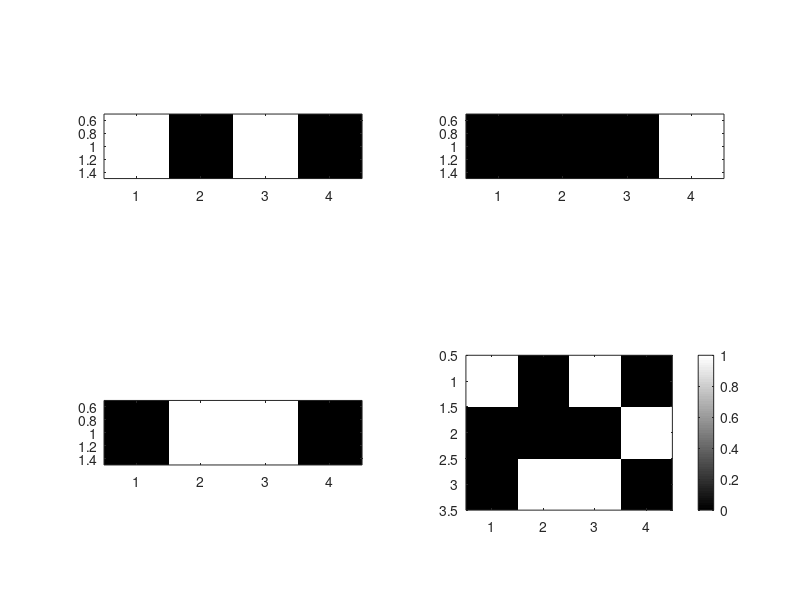

Here is the MATLAB script that generated this plot:
% Define K_1, K_2 and K_3
K_1 = [1 0 1 0];
K_2 = [0 0 0 1];
K_3 = [0 1 1 0];

% Use imagesc to display vector K_1 into subplot(2,2,1) with square pixels and a gray colormap
subplot(2,2,1)
imagesc(K_1)
axis image
colormap gray


% Use imagesc to display vector K_2 into subplot(2,2,2) with square pixels
subplot(2,2,2)
imagesc(K_2)
axis image
colormap gray


% Use imagesc to display vector K_3 into subplot(2,2,3) with square pixels
subplot(2,2,3)
imagesc(K_3)
axis image
colormap gray


% Define a new matrix K
K = [K_1;K_2;K_3];

% Use imagesc to display matrix K into subplot(2,2,4) with square pixels and include a colorbar
subplot(2,2,4)
imagesc(K)
axis image
colormap gray
colorbar